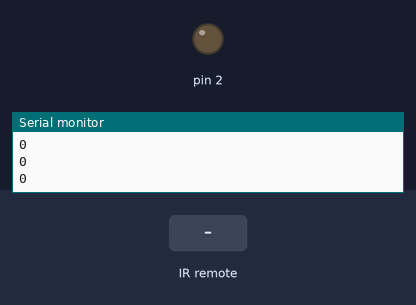
Bench run of a sketch on a simulated Arduino Uno, built with avr-gcc and run on an emulated ATmega328P. On the bench: output pins drawn as LEDs (lit = HIGH), the last lines printed to the serial monitor. The test bench sets the inputs (shaded band).

Above: at 1.2 s.
1.3 s: infrared code 0xFFFF received
At 2.5 s:
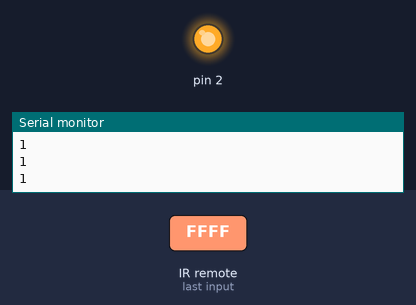
Timing chart, 0 to 4.3 s (numbered marks = the images above; inputs shaded):
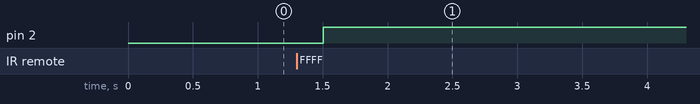

The sketch:

sketch_oct12a.ino
```cpp
#include <IRremote.h>

// Deklarerar variabler som är relevanta till koden.
const int RECV_PIN = 7;
IRrecv irrecv(RECV_PIN);
decode_results results;
boolean ON = (false);
boolean Repeat = (true);

// Setup, startar IR modulen samt Serial-monitorn.
void setup() {
  Serial.begin(9600);
  irrecv.enableIRIn();
  irrecv.blink13(true);
  pinMode(2, OUTPUT);
}

// Main loopen som updaterar de olika funktionerna.
void loop() {
  updateReceiver();
  updateLight();
  updateONOFF();
}

// updaterar värdet på "results" samt visar results.value i serial monitor.
void updateReceiver() {
  if (irrecv.decode(&results)) {
    Serial.println(results.value);
    irrecv.resume();
  }
}

// Den här delen gör bara så att det är både en större delay samt värdet på boolean "ON" i serial monitor.
void updateONOFF(){
  Serial.println(ON);
  delay (250);
}

// Uppdaterar lampans status
// De 2 första if-satserna kollar vilket värde som IR-receivern tar emot (results.value) samt om boolean "ON" är true eller false.
// Om rätt värde från IR-receivern (results.value) kommer fram och "ON" är false så tänds lampan, vice versa om lampan är på.
// Den andra delen kollar om IR-värdet(results.value) är en string samt om talet 42 finns i (results.value), om 42 finns blir resultatet större än -1
// och if-satsen påbörjas.
// I nästa if-sats kollar den om boolean "Repeat" är true eller false och ifall den är false så börjar lampan blinka (Repeat går mellan true och false)
// vilket gör att lampan startas och stängs av.
void updateLight() {
  if (results.value == 65535) {
    if (ON == false){
      digitalWrite(2, HIGH);
      ON = true;
      results.value = 0;
    }
    else{
      digitalWrite(2, LOW);
      ON = false;
      results.value = 0;
    }
  }
  String test = String(results.value);
  if (test.indexOf("42") != -1) {
    if (Repeat == false){
      digitalWrite(2, HIGH);
      Repeat = true;
    }
    else{
      digitalWrite(2, LOW);
      Repeat = false;
    }
  }
}
```

Measured:
- after the input at 1.3 s, pin 2: LOW → HIGH after 0.20 s
